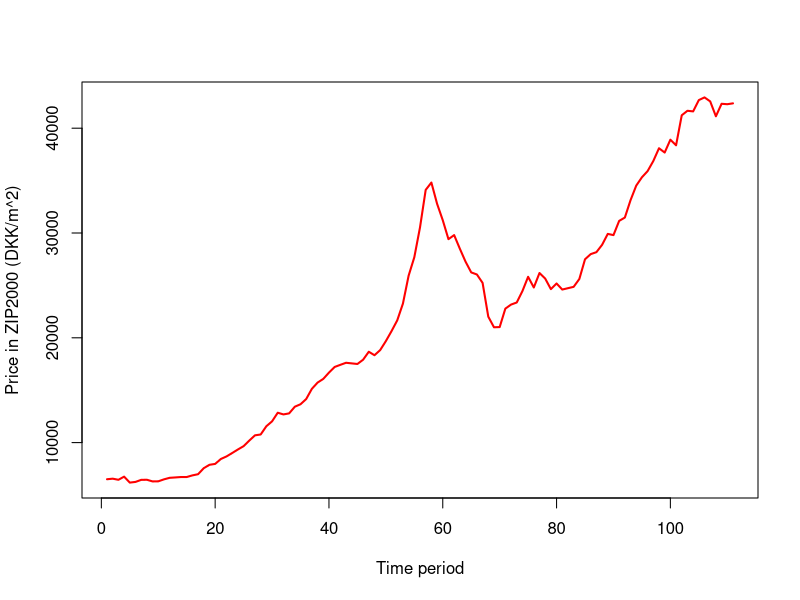
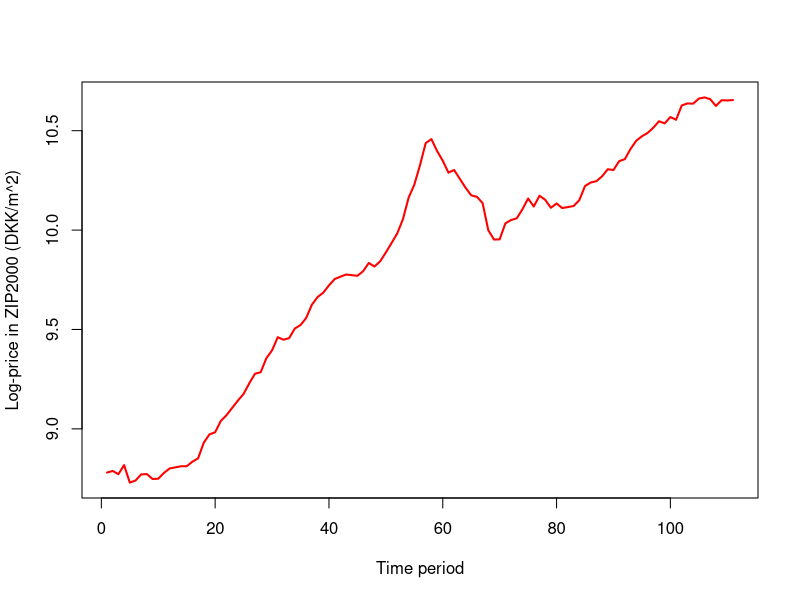
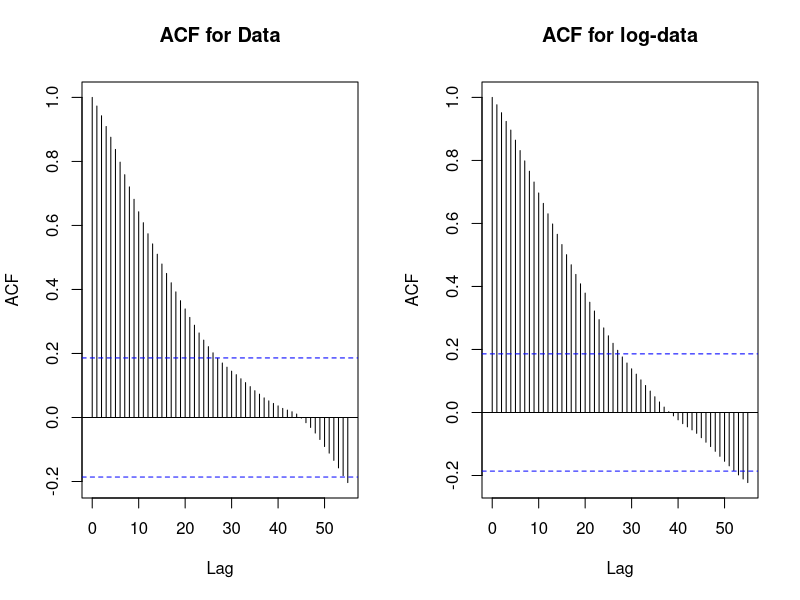
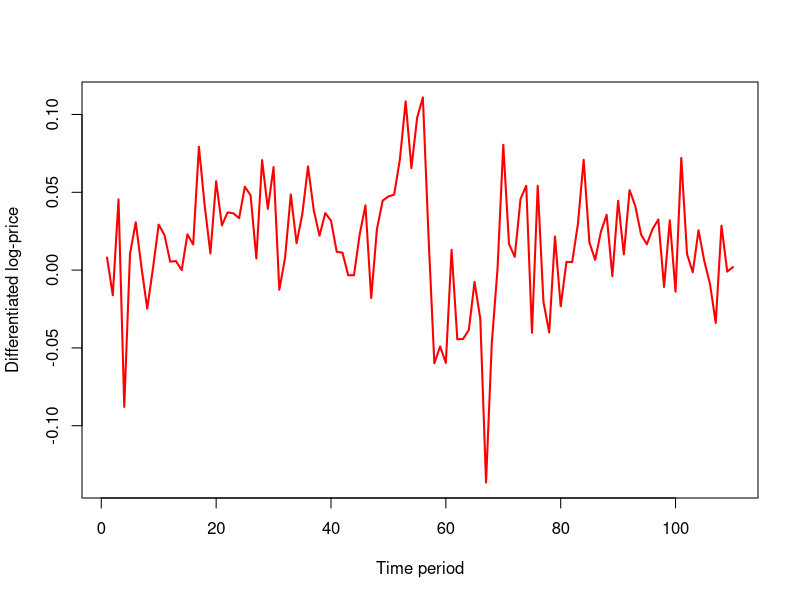
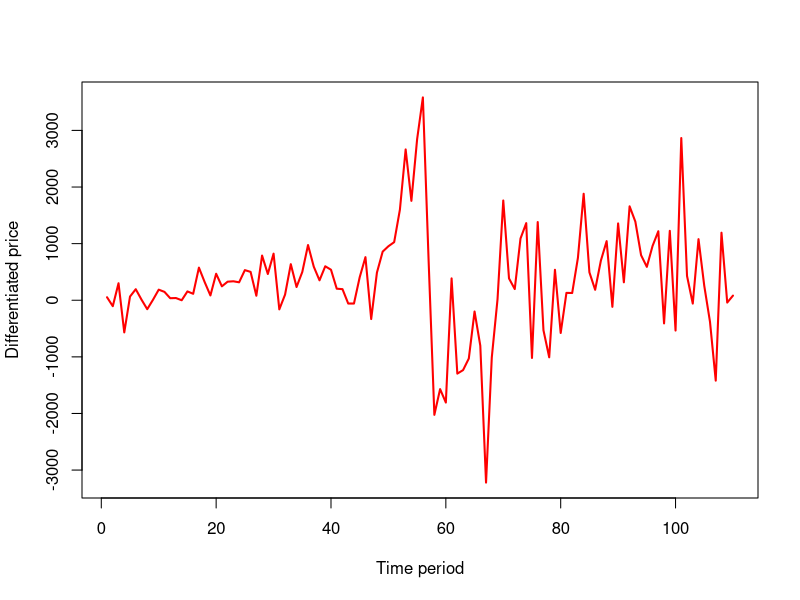
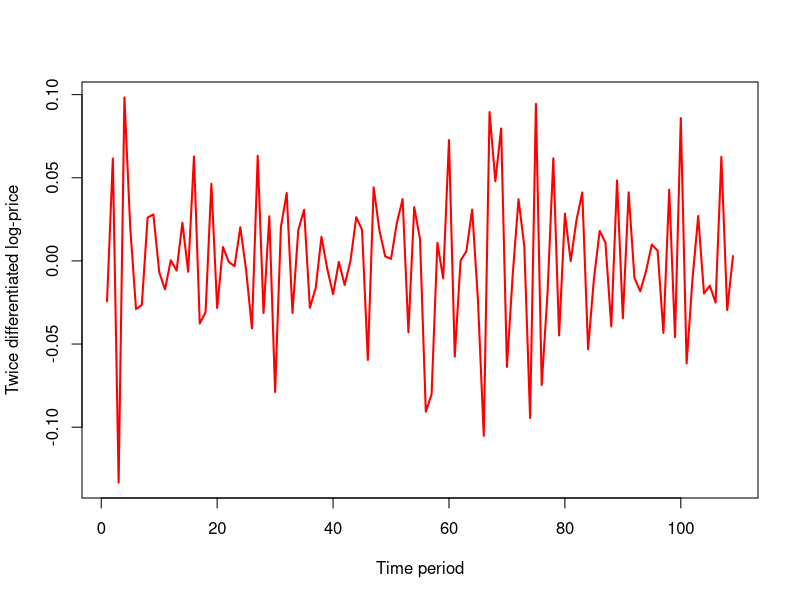
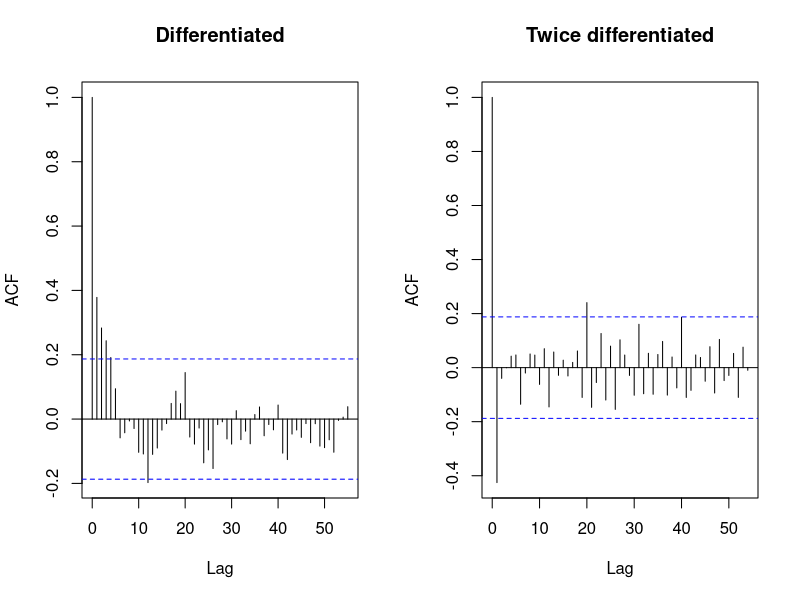
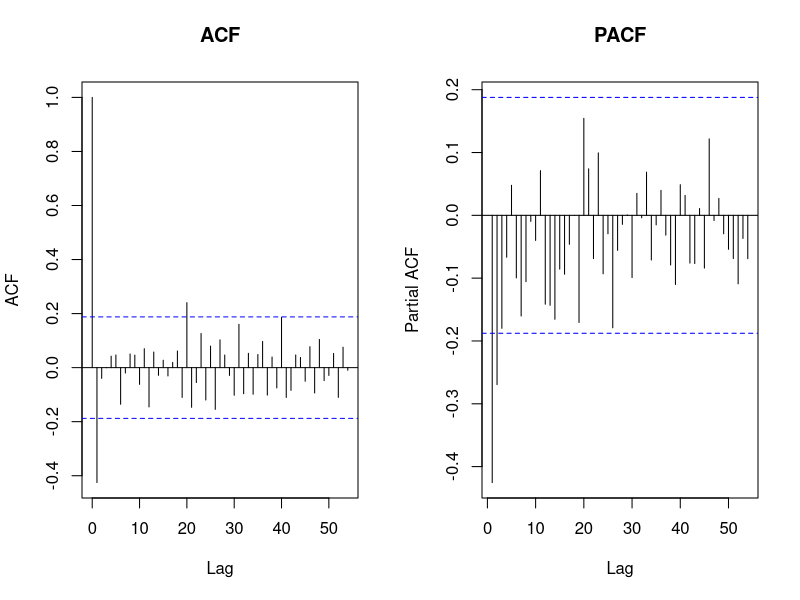

These charts were generated, in order, by the following R code:
library("cluster")
library('tseries')
library('forecast')


## TASK 1 - LINEAR TIME SERIES ANALYSIS

##Import
data <- read.csv("prices.csv", sep = ";")
data <- data[,2]; 

## Define data as time series
data <- ts(data)

## Plot data
plot(c(1:length(data)),data,type="l",ylab = "Price in ZIP2000 (DKK/m^2)", xlab="Time period", lwd=2, col='red')

##Data do not seem stationary: increasing mean and non constant variance

## Log transformation to stabilize the variance
log_data <- log(data)
plot(c(1:length(log_data)),log_data,type="l",ylab = "Log-price in ZIP2000 (DKK/m^2)", xlab="Time period", lwd=2, col='red')
#Compare the ACF
par(mfrow=c(1,2))
acf(data,main='ACF for Data',length(data)/2)
acf(log_data,main='ACF for log-data',length(log_data)/2)
par(mfrow=c(1,1))

## Differentiated log data
d_log_data <- diff(log_data,1)
plot(c(1:length(d_log_data)),d_log_data,type="l",ylab = "Differentiated log-price", xlab="Time period", lwd=2, col='red')

# Differentiated data
d_data <- diff(data,1)
plot(c(1:length(d_data)),d_data,type="l",ylab = "Differentiated price", xlab="Time period", lwd=2, col='red')

## Differentiated twice log data
d2_log_data <- diff(diff(log_data,1),1)
plot(c(1:length(d2_log_data)),d2_log_data,type="l",ylab = "Twice differentiated log-price", xlab="Time period", lwd=2, col='red')

#Compare the ACF
par(mfrow=c(1,2))
acf(d_log_data,main='Differentiated',length(d_log_data)/2)
acf(d2_log_data,main='Twice differentiated',length(d2_log_data)/2)
par(mfrow=c(1,1))

#ACF and PACF of the transformed data
par(mfrow=c(1,2))
acf(d2_log_data,main="ACF",length(d2_log_data)/2)
pacf(d2_log_data,main="PACF",length(d2_log_data)/2)
par(mfrow=c(1,1))

#Begin with arima(1,2,1) on log-data
fit_log.a = Arima(log_data, order = c(1,2,1))
summary(fit_log.a)
par(mfrow=c(1,2))
acf(fit_log.a$residuals, main ="ACF of the residuals", lag.max=50)
pacf(fit_log.a$residuals, main ="PACF of the residuals",lag.max=50)
par(mfrow=c(1,1))

#Try increasing each of the arima parameters
fit_log.b = Arima(log_data, order = c(2,2,1))
fit_log.c = Arima(log_data, order = c(1,3,1))
fit_log.d = Arima(log_data, order = c(1,2,2))
par(mfrow=c(2,3))
acf(fit_log.b$residuals, main ="ARIMA(2,2,1)", lag.max=50)
acf(fit_log.c$residuals, main ="ARIMA(1,3,1)", lag.max=50)
acf(fit_log.d$residuals, main ="ARIMA(1,2,2)", lag.max=50)
pacf(fit_log.b$residuals, main ="ARIMA(2,2,1)",lag.max=50)
pacf(fit_log.c$residuals, main ="ARIMA(1,3,1)",lag.max=50)
pacf(fit_log.d$residuals, main ="ARIMA(1,2,2)",lag.max=50)
par(mfrow=c(1,1))

# Check residuals of the final model:
hist(fit_log.a$residuals,prob = T,breaks = 20,col='deepskyblue1',main='Histogram residuals')
curve(dnorm(x, mean(fit_log.a$residuals), sd(fit_log.a$residuals)), add=TRUE, col="red", lwd=2)

par(mfrow=c(1,2))
qqnorm(fit_log.a$residuals,main='Q-Q plot residuals')
qqline(fit_log.a$residuals)

plot(c(fitted(fit_log.a)),c(fit_log.a$residuals),pch=20,col='red',xlab = 'Fitted Values',ylab='Residuals',main='Residual vs Fitted residuals')
abline(h=0)
par(mfrow=c(1,1))




## TASK 2 - SCENARIO GENERATION

steps <- 1 # predict 1 period ahead
scen <- 100 # number of scenarios
time = 1:length(data)

# Data structure to store the scenarios
scenarios <- matrix(NA,nrow =steps ,ncol =scen)
# Loop over scenarios and simulate with the arima model a prediction for the next period
for(w in 1:scen){
  scenarios[,w]  <- exp(simulate(fit_log.a, nsim=1, future=TRUE, seed=w))
}

# Plot the scenarios
colors <- rainbow(scen)
plot(time,data, col="dodgerblue2",  type="l",lty=1,lwd=2, main = "scenarios",
     ylab = "Price in ZIP2000 (DKK/m^2)", xlab="Time period")
for(w in 1:scen){
  points(112,scenarios[,w], col = colors[w],lwd=0.1)
}
#Zoom
ymin = min(scenarios)
ymax = max(scenarios)
plot(time,data, col="dodgerblue2",  type="l",lty=1,lwd=2, main = "scenarios",
     ylab = "Price in ZIP2000 (DKK/m^2)", xlab="Time period", xlim=c(105,112),ylim=c(ymin,ymax))
for(w in 1:scen){
  points(112,scenarios[,w], col = colors[w],lwd=0.1, xlim=c(105,112),ylim=c(ymin,ymax))
}

### SCENARIO REDUCTION ###


reduce <- 10 # amout of reduced scenarios
red <- pam(t(scenarios),reduce) # Clustering method: Partition Around Medioids (PAM)
red_scenarios <- red$medoids 


# Plot reduce set of scenarios
colors <- rainbow(reduce)

ymin_red = min(red_scenarios)
ymax_red = max(red_scenarios)

plot(time,data, col="dodgerblue2",  type="l",lty=1,lwd=2, main = "scenarios",
     ylab = "Price in ZIP2000 (DKK/m^2)", xlab="Time period")
for(w in 1:reduce){
  points(112,red_scenarios[w,], col = colors[w],lwd=0.1)
}

#Zoom
plot(time,data, col="dodgerblue2",  type="l",lty=1,lwd=2, main = "scenarios",
     ylab = "Price in ZIP2000 (DKK/m^2)", xlab="Time period", xlim=c(105,112),ylim=c(ymin_red,ymax_red))
for(w in 1:reduce){
  points(112,red_scenarios[w,], col = colors[w],lwd=0.1, xlim=c(105,112),ylim=c(ymin_red,ymax_red))
}

# Probability Distribution for reduced number of scenarios
prob <- 1/scen
prob_red <-0 
for (i in 1:reduce) {
  prob_red[i] <- prob *length(red$clustering[red$clustering==i])
}
print(prob_red)

red_scenarios_table <- cbind(red_scenarios,prob_red)
print(red_scenarios_table)     
